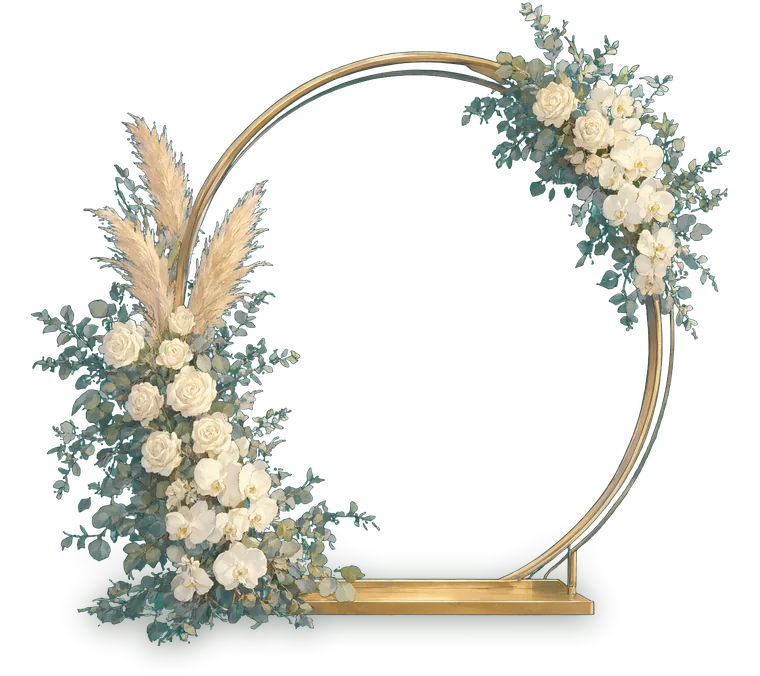
#> input picture game/lab/xuong/anh/tt/cong-tron.webp, 760 x 676 px, given in place of cong-tron.png, which was not available; the run also reads 1 picture not shown here
$ python trang_tri.py
#> lines starting #> are read from the running program, lines starting #| are printed output that depends on the picture; after the words box and inside, x2 and y2 are one past the last pixel; in counts of white or black regions, pixels touching at a corner belong together
# Trang trí theo lớp (bước thử): từ ảnh mô hình trả về → nền trống, hình rời có bóng chân, mặt nạ đổi tông, hình thẻ.
# Chạy trong thư mục chứa nen-ho.png, nen-langque.png, cong-tron.png, ban-dai.png:   python3 trang_tri.py <thư mục bản chơi>
# Không gọi AI. Mọi con số neo, cỡ là số đo trên chính các ảnh này.
import json, os, sys
import numpy as np
from PIL import Image, ImageDraw, ImageFilter

DICH = sys.argv[1] if len(sys.argv) > 1 else '.'
ANH = os.path.join(DICH, 'anh'); TT = os.path.join(ANH, 'tt'); os.makedirs(TT, exist_ok=True)


def buoc(x, a, b):
    t = np.clip((x - a) / (b - a), 0, 1); return t * t * (3 - 2 * t)


# ---------- 1. Tách nền xanh dương ----------
def tach(path, d0=22, d1=78, giu_xanh=False, bo_xam_xanh=False, nguong=125, ra_hop=False):
    """Alpha theo khoảng cách màu tới màu nền thật (nền rất phẳng); viền thì gỡ màu nền lẫn vào (un-mix).
    giu_xanh: đồ có màu xanh dương thật (khi đó nên vẽ trên nền màu khác). bo_xam_xanh: xoá vệt tối ngả xanh mô hình để sót giữa chân ghế."""
#> called with path = 'cong-tron.png', d0 = 22, d1 = 78, giu_xanh = False, bo_xam_xanh = False, nguong = 125, ra_hop = False
    a = np.asarray(Image.open(path).convert('RGB')).astype(np.float32)
    k = a[..., 2] - np.maximum(a[..., 0], a[..., 1])
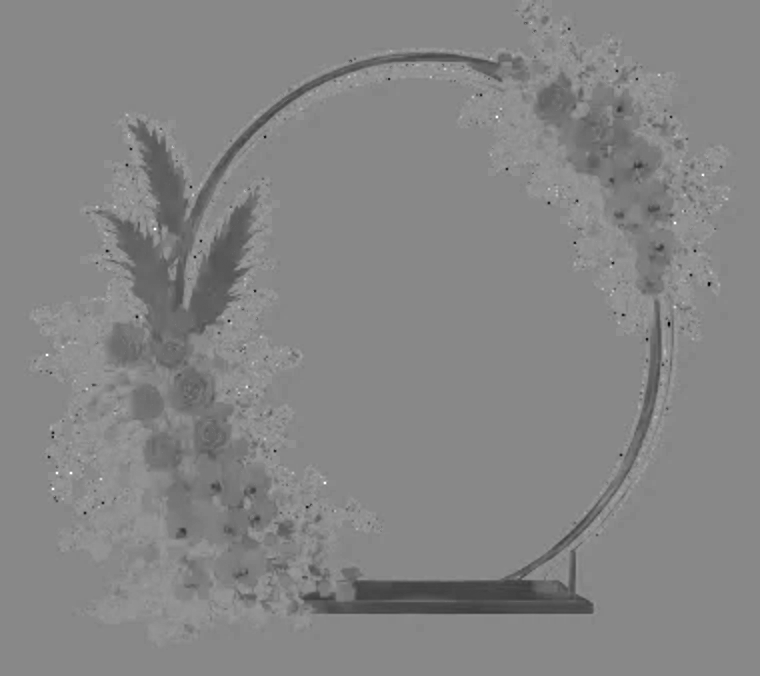
#> k: shape (676, 760) float32; min -199, max 141, mean -20.7; drawn with min black and max white
    bg = np.median(a[k > nguong], 0)   # nguong: lam trội hơn đỏ, lục bao nhiêu thì là nền (nền Canva T15 đậm hơn: 90)
#> bg = [65, 73, 206]
    d = np.sqrt(((a - bg) ** 2).sum(2))
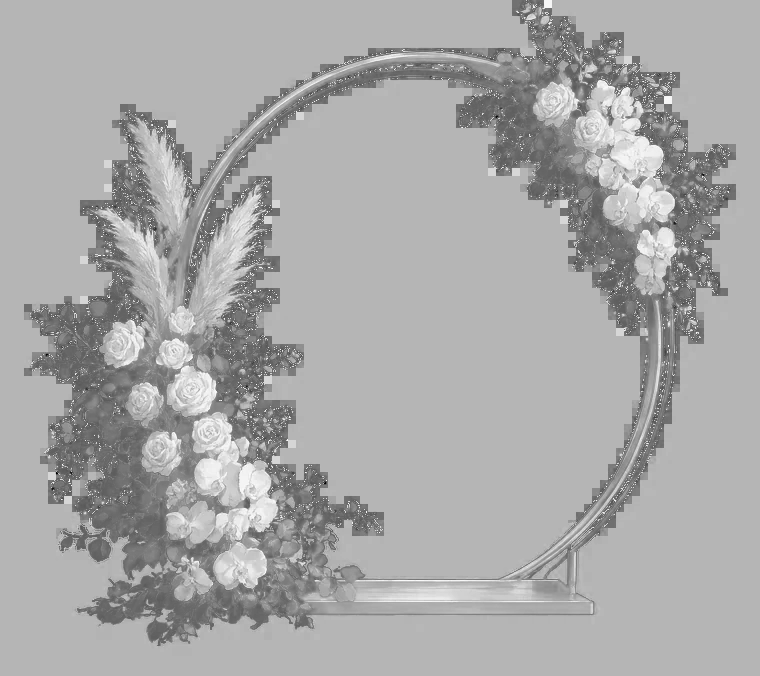
#> d: shape (676, 760) float32; min 3, max 267.6, mean 178.2; drawn with min black and max white
    al = np.clip((d - d0) / (d1 - d0), 0, 1)
    if bo_xam_xanh: al = al * (1 - buoc(k, 10, 26) * (1 - buoc(np.maximum(a[..., 0], a[..., 1]), 120, 165)))
    dac = Image.fromarray(((al > 0.5) * 255).astype('uint8'))
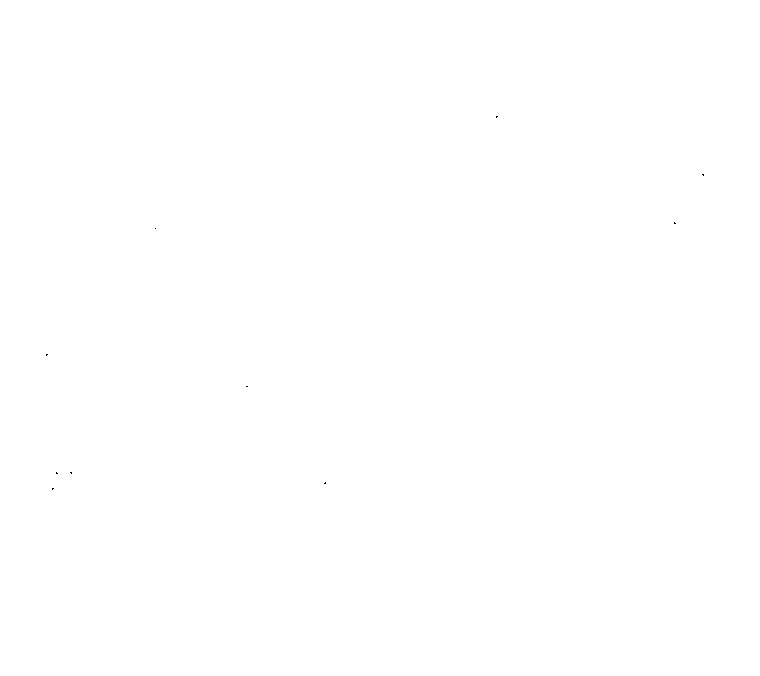
#> dac: PIL image 760x676 L; 100% white; black in thin lines or dots, all inside (x1, y1, x2, y2) = (46, 116, 704, 490)
    mo = np.asarray(dac.filter(ImageFilter.MinFilter(3)).filter(ImageFilter.MaxFilter(5))).astype(np.float32) / 255
#> mo: shape (676, 760) float32; every value is 1
    al = al * np.maximum(mo, (al > 0.98))                         # bỏ điểm lẻ giữa nền
    al[:4] = 0; al[-4:] = 0; al[:, :4] = 0; al[:, -4:] = 0        # mép ảnh mô hình trả về hay có một hàng sáng hơn
    A = np.maximum(al, 1e-3)[..., None]
    fg = np.clip((a - (1 - A) * bg) / A, 0, 255)
    if not giu_xanh:                                              # mô hình hay vẽ lá ngoài rìa nhuốm màu nền: xanh dương không được vượt xanh lá
        r, g, b = fg[..., 0], fg[..., 1], fg[..., 2]
        fg[..., 2] = np.minimum(b, np.where(g >= r, g - 0.10 * (g - r), np.maximum(r, g) + 3))
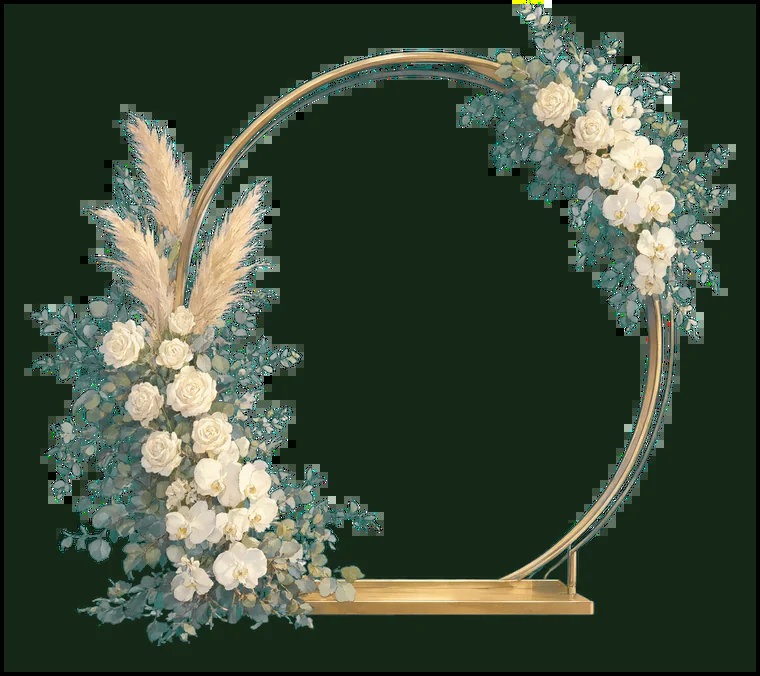
#> fg: shape (676, 760, 3) float32; mean R, G, B 61.4, 76.1, 58.4
#> b: shape (676, 760) float32; min 0, max 255, mean 58.2
    im = Image.fromarray(np.dstack([fg, al * 255]).astype('uint8'), 'RGBA')
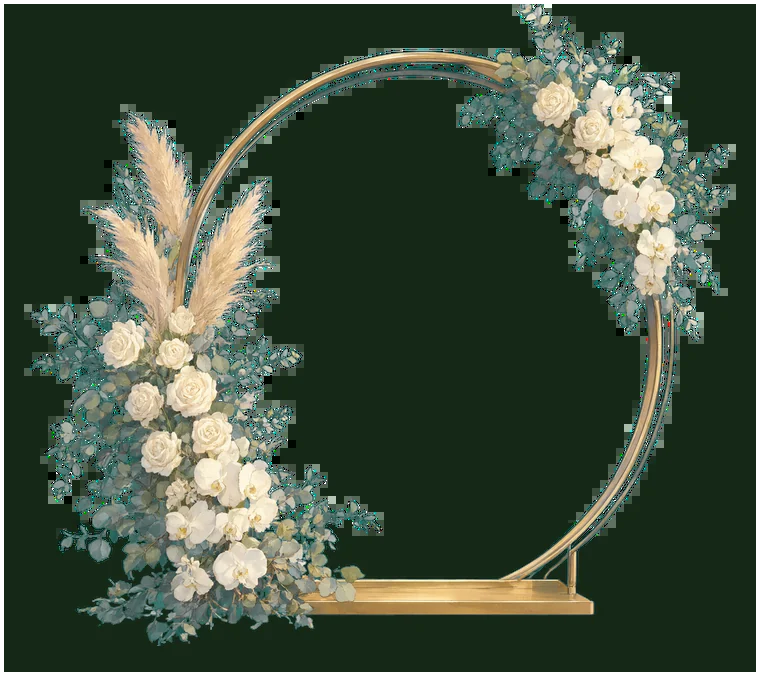
#> im: PIL image 760x676 RGBA; mean R, G, B, A 61.7, 76.1, 58.1, 249.3; transparent parts drawn white
    dd = np.asarray(im)[..., 3] > 20; ys = np.nonzero(dd.sum(1) >= 12)[0]; xs = np.nonzero(dd.sum(0) >= 12)[0]
#> after `dd = np.asarray(im)[..., 3] > 20`: dd: shape (676, 760) bool; 97.8% white; 8 black regions (7 under 20 px), largest, box (x1, y1, x2, y2) and area: (0, 0, 760, 676) 11424
#> after `ys = np.nonzero(dd.sum(1) >= 12)[0]`: ys = 668 values from 4 to 671
#> after `xs = np.nonzero(dd.sum(0) >= 12)[0]`: xs = 752 values from 4 to 755
    box = (int(max(xs.min() - 6, 0)), int(max(ys.min() - 6, 0)), int(min(xs.max() + 6, im.size[0])), int(min(ys.max() + 6, im.size[1])))
#> box = (0, 0, 760, 676)
    return (im.crop(box), box) if ra_hop else im.crop(box)   # ra_hop: trả thêm khung cắt (toạ độ ảnh gốc)


# ---------- 2. Mặt nạ phần đổi tông ----------
def mat_na_hoa(im):
    """Cánh hoa trắng, kem. Hai mức: "hạt chắc" (màu rõ là cánh hoa) phải đủ dày mới thành mảng; trong mảng nhận cả điểm gần đúng (bóng, nếp).
    Nhờ vậy cỏ lau và khung vàng (chỉ lác đác vài điểm giống màu hoa) không bị nhuộm."""
    a = np.asarray(im).astype(np.float32); r, g, b, al = a[..., 0], a[..., 1], a[..., 2], a[..., 3]
    mn = np.minimum(np.minimum(r, g), b); la = buoc(g - np.maximum(r, b), 2, 10)
    chac = (mn > 130) & (r - g <= 17) & (r - b <= 60) & (g - np.maximum(r, b) < 4) & (al > 200)
#> chac: shape (676, 760) bool; 6.9% white; 1236 white regions (1117 under 20 px), largest, box (x1, y1, x2, y2) and area: (165, 354, 294, 594) 10709, (580, 80, 675, 232) 6516, (634, 222, 689, 301) 1918
    gan = buoc(mn, 96, 135) * (1 - buoc(r - g, 24, 31)) * (1 - buoc(r - b, 74, 90)) * (1 - la)
    day = np.asarray(Image.fromarray((chac * 255).astype('uint8')).filter(ImageFilter.BoxBlur(12))).astype(np.float32) / 255
    mang = Image.fromarray(((day > 0.42) * 255).astype('uint8')).filter(ImageFilter.MaxFilter(19)).filter(ImageFilter.GaussianBlur(2.5))
    w = gan * (np.asarray(mang).astype(np.float32) / 255) * (al / 255)
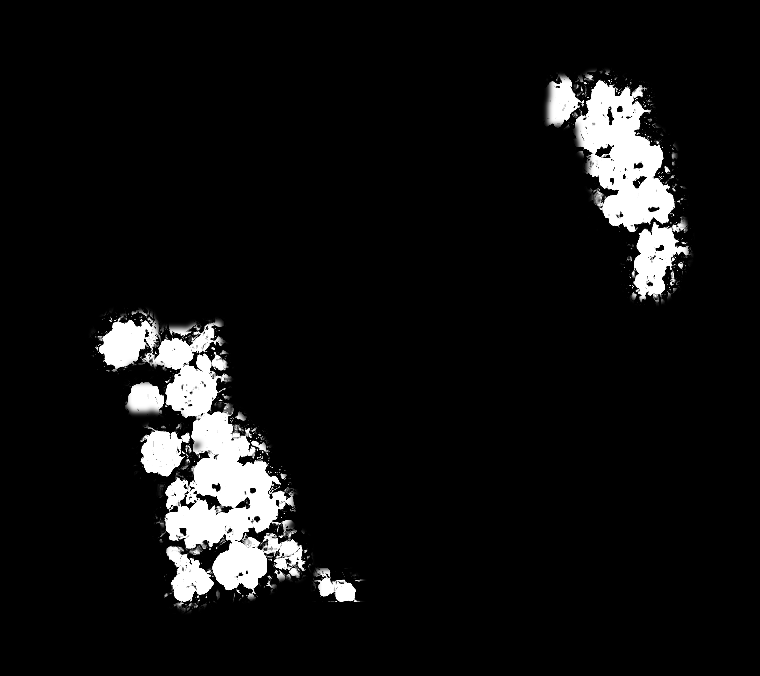
#> w: shape (676, 760) float32; min 0, max 1, mean 0.0691
    return Image.fromarray(np.clip(w * 255, 0, 255).astype('uint8')).filter(ImageFilter.GaussianBlur(0.6))
#> returned value: PIL image 760x676 L
#> in luu_roi, `k = rong / im.size[0]`: k = 0.921


def mat_na_vung(im, da_giac):
    """Vải khăn: gỗ sáng màu, đĩa và khăn có màu quá gần nhau nên không tách bằng màu được; khoanh tay vùng khăn (toạ độ trên hình rời đã cắt gọn),
    trong vùng đó lấy mọi điểm sáng (cả ly đứng trên khăn, vì nhìn xuyên ly là thấy khăn)."""
    a = np.asarray(im).astype(np.float32); mn = a[..., :3].min(2); al = a[..., 3]
    v = Image.new('L', im.size, 0); d = ImageDraw.Draw(v)
    for p in da_giac: d.polygon(p, fill=255)
    v = np.asarray(v.filter(ImageFilter.GaussianBlur(1.5))).astype(np.float32) / 255
    return Image.fromarray(np.clip(buoc(mn, 96, 132) * v * (al / 255) * 255, 0, 255).astype('uint8'))


# ---------- 3. Bóng chạm đất, nướng sẵn vào hình rời ----------
def co_bong(im, tu=0.5, mo=0.022, do=0.36, xuong=0.012, le=None):
    """Bóng = phần dưới của hình bóng vật (từ tỉ lệ chiều cao `tu` trở xuống), làm mờ, dời xuống một chút. Màu tối ngả lục để hợp cỏ, cát, gạch.
    Bóng nằm ngay dưới vật (gần như không lệch ngang) nên lật gương vẫn dùng được."""
#> called with tu = 0.93, mo = 0.02, do = 0.34, xuong = 0.006
    w, h = im.size; le = le if le is not None else int(w * mo * 2.2)
#> after `w, h = im.size`: w = 700; h = 623
#> after `le = le if le is not None else int(w * mo * 2.2)`: le = 30
    al = np.asarray(im)[..., 3].astype(np.float32) / 255
#> al: shape (623, 700) float32
    y = np.arange(h)[:, None] / h; chan = al * buoc(y, tu - 0.12, tu + 0.05)
#> after `y = np.arange(h)[:, None] / h`: y = 623 values from 0 to 0.998
    to = Image.new('L', (w + 2 * le, h + le), 0); to.paste(Image.fromarray((chan * 255).astype('uint8')), (le, int(h * xuong)))
#> after `to = Image.new('L', (w + 2 * le, h + le), 0)`: to: PIL image 760x653 L; every value is 0
    b = np.asarray(to.filter(ImageFilter.GaussianBlur(w * mo))).astype(np.float32) / 255
#> b: shape (653, 760) float32
    b = np.clip(b * 1.7, 0, 1) * do
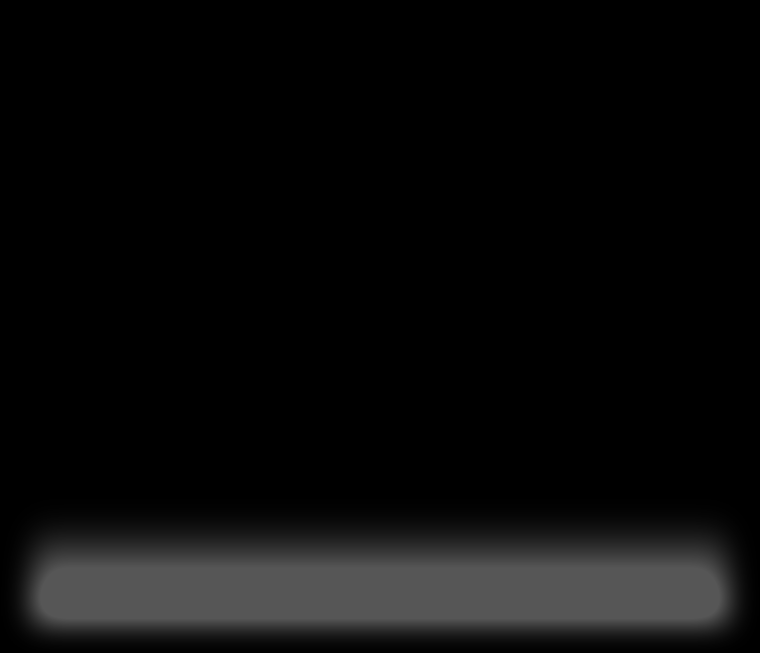
#> b: shape (653, 760) float32; min 0, max 0.34, mean 0.0425
    lop = Image.fromarray(np.dstack([np.full(b.shape, 22), np.full(b.shape, 40), np.full(b.shape, 22), b * 255]).astype('uint8'), 'RGBA')
    lop.alpha_composite(im, (le, 0))
    return lop, le


def luu_roi(ten, im, mn, rong, pxm_goc, ax_goc, ay_goc, bong):
    """Thu nhỏ, thêm bóng, lưu hình rời + mặt nạ + hình thẻ. Trả về số đo để bản chơi đặt vào cảnh."""
    k = rong / im.size[0]; s = im.resize((rong, round(im.size[1] * k)), Image.LANCZOS); m = mn.resize(s.size, Image.LANCZOS)
    co, le = co_bong(s, **bong); mm = Image.new('L', co.size, 0); mm.paste(m, (le, 0))
#> after `co, le = co_bong(s, **bong)`: le = 30
    co.save(os.path.join(TT, ten + '.webp'), quality=86, method=6)
    Image.merge('RGB', (mm, mm, mm)).save(os.path.join(TT, ten + '-mn.webp'), quality=70, method=6)
    # hình thẻ 320×240 trên nền kính sáng
    t = Image.new('RGBA', (320, 240), (236, 240, 228, 255)); q = min(292 / s.size[0], 216 / s.size[1]); z = s.resize((round(s.size[0] * q), round(s.size[1] * q)), Image.LANCZOS)
#> after `q = min(292 / s.size[0], 216 / s.size[1])`: q = 0.347
    t.alpha_composite(z, ((320 - z.size[0]) // 2, (240 - z.size[1]) // 2)); t.convert('RGB').save(os.path.join(TT, 't-' + ten + '.webp'), quality=80, method=6)
    W, H = co.size
#> W = 760; H = 653
    return {'f': 'anh/tt/' + ten + '.webp', 'mn': 'anh/tt/' + ten + '-mn.webp', 'the': 'anh/tt/t-' + ten + '.webp', 'w': W, 'h': H,
            'pxm': round(pxm_goc * k, 2), 'ax': round((le + ax_goc * s.size[0]) / W, 4), 'ay': round(ay_goc * s.size[1] / H, 4)}


if __name__ == '__main__':
    # nền trống: cỡ như các cảnh khác (1600 và 900 px), hình thẻ cắt vùng giữa
    for ten in ('nen-ho', 'nen-langque'):
        if not os.path.exists(ten + '.png'): continue
        nen = Image.open(ten + '.png').convert('RGB')
        nen.resize((1600, 889), Image.LANCZOS).save(os.path.join(ANH, ten + '.webp'), quality=82, method=6)
        nho = nen.resize((900, 500), Image.LANCZOS); nho.save(os.path.join(ANH, ten + '-m.webp'), quality=80, method=6)
        w, h = nho.size; cw = w / 2.5; chh = cw * 10 / 16; x0 = (w - cw) * 0.5; y0 = (h - chh) * 0.45
        nho.crop((round(x0), round(y0), round(x0 + cw), round(y0 + chh))).resize((320, 200), Image.LANCZOS).save(os.path.join(ANH, 't-' + ten + '.webp'), quality=76, method=6)

    so = {}
    # cổng tròn: vòng rộng 950 px trong hình rời = 2,7 m; tâm vòng ở 56,2% bề ngang; mép dưới đế ở 95,1% chiều cao
    cong = tach('cong-tron.png')
    so['cong-tron'] = luu_roi('cong-tron', cong, mat_na_hoa(cong), 700, 950 / 2.7, 0.562, 0.951, dict(tu=0.93, mo=0.02, do=0.34, xuong=0.006))
    so['cong-tron'].update(goc=[250, 246, 232])
    # bàn dài: ghế gần nhất cao 584 px trong hình rời ≈ 1,0 m (gồm cả phần thấy mặt ghế do nhìn từ trên xuống); chân gần nhất ở 98,5% chiều cao
    ban = tach('ban-dai.png', bo_xam_xanh=True)
    KHAN = [[(212, 93), (400, 80), (600, 131), (900, 206), (1100, 261), (1304, 318), (1304, 528), (1078, 562), (1070, 376), (900, 307), (700, 247), (550, 204), (400, 156), (212, 113)],
            [(231, 183), (302, 183), (305, 324), (233, 324)]]   # khăn chạy bàn trên mặt bàn và phần rủ đầu gần; phần rủ đầu xa
    so['ban-dai'] = luu_roi('ban-dai', ban, mat_na_vung(ban, KHAN), 820, 584 / 1.0, 0.5, 0.985, dict(tu=0.55, mo=0.022, do=0.4, xuong=0.02))
    so['ban-dai'].update(goc=[246, 234, 204])
    json.dump(so, open('tt.json', 'w'), ensure_ascii=False, indent=1)   # số đo để chép vào TT trong index.html của bản chơi
    for k, v in so.items(): print(k, v)
#> this loop made 2 passes
#> k on passes 1 to 2: 'cong-tron', 'ban-dai'
#| cong-tron {'f': 'anh/tt/cong-tron.webp', 'mn': 'anh/tt/cong-tron-mn.webp', 'the': 'anh/tt/t-cong-tron.webp', 'w': 760, 'h': 653, 'pxm': 324.07, 'ax': 0.5571, 'ay': 0.9073, 'goc': [250, 246, 232]}
#| ban-dai {'f': 'anh/tt/ban-dai.webp', 'mn': 'anh/tt/ban-dai-mn.webp', 'the': 'anh/tt/t-ban-dai.webp', 'w': 898, 'h': 447, 'pxm': 533.27, 'ax': 0.5, 'ay': 0.8991, 'goc': [246, 234, 204]}
    print('tệp:', {f: os.path.getsize(os.path.join(TT, f)) // 1024 for f in sorted(os.listdir(TT))}, 'KB | nền:', {f: os.path.getsize(os.path.join(ANH, f)) // 1024 for f in sorted(os.listdir(ANH)) if 'nen-' in f}, 'KB')
